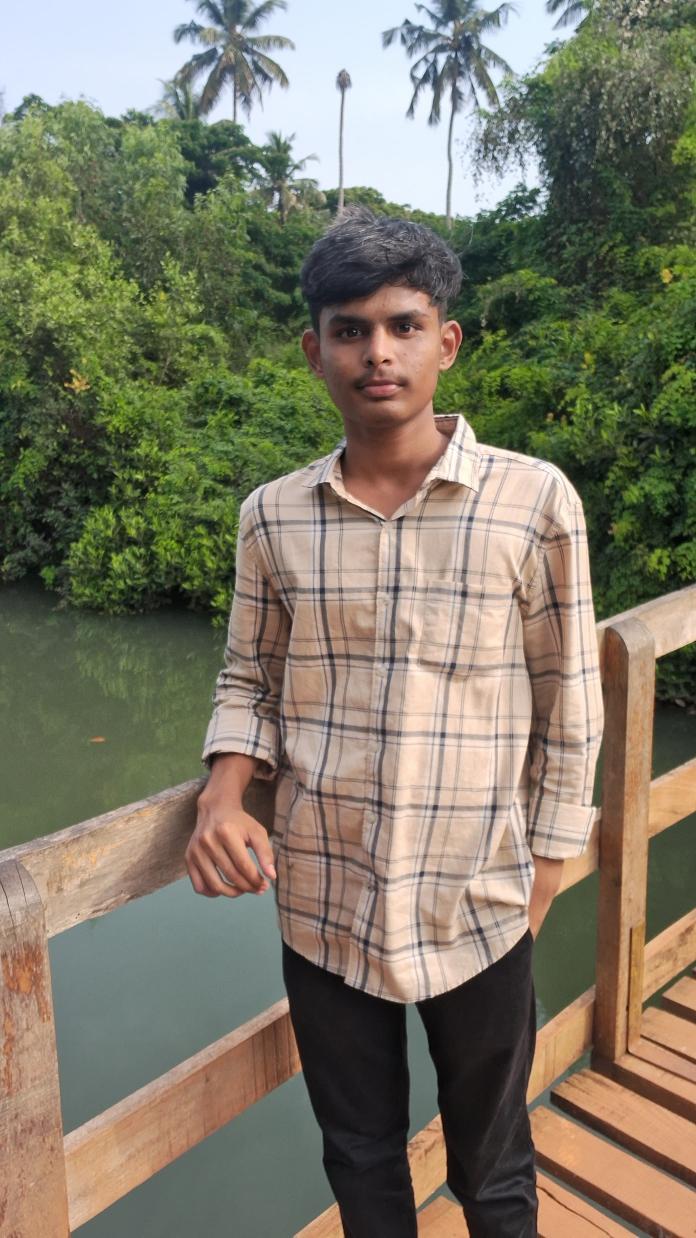
#> input picture exp4/dataset/Prajwal/prajwal.jpg, 2088 x 3712 px (shown at 1/3 size); its folder holds only this picture in this run
$ python main.py
#> lines starting #> are read from the running program, lines starting #| are printed output that depends on the picture
import cv2
import os
import numpy as np

# Initialize face recognizer
recognizer = cv2.face.LBPHFaceRecognizer_create()

# Prepare training data
dataset_path = "dataset"

faces, labels, label_names = [], [], []
for label, person in enumerate(os.listdir("dataset")):
    label_names.append(person)
    for img_name in os.listdir(f"dataset/{person}"):
        img = cv2.imread(f"dataset/{person}/{img_name}", cv2.IMREAD_GRAYSCALE)
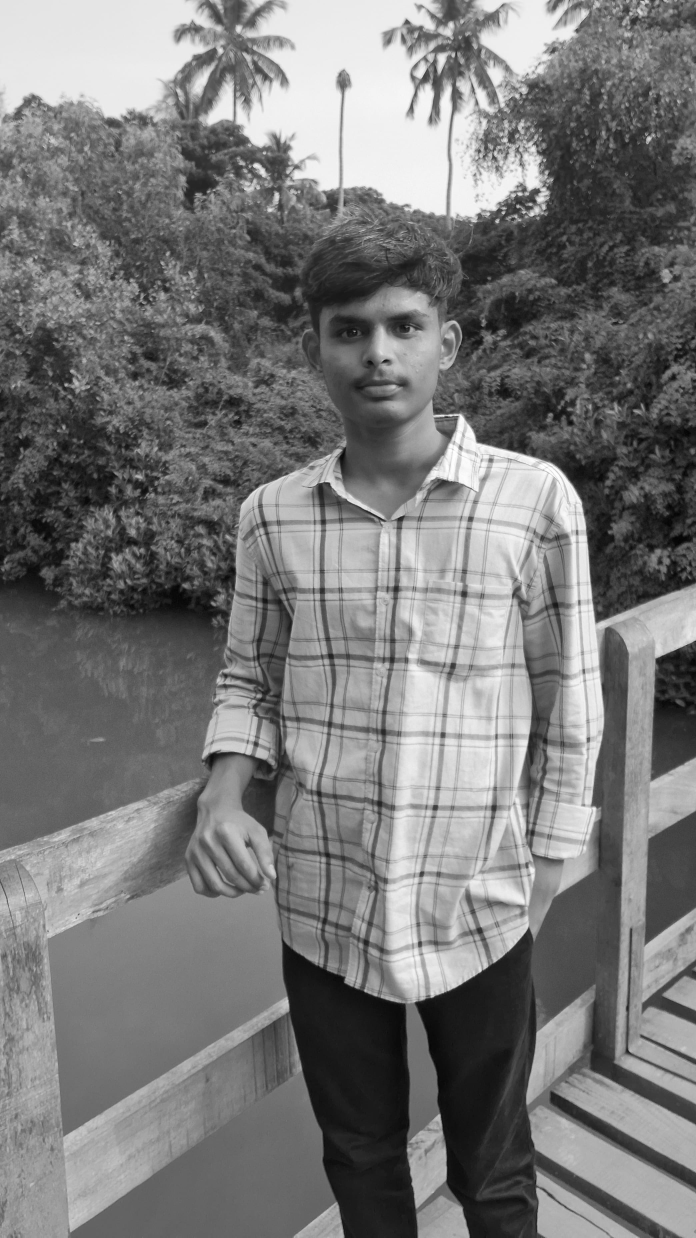
#> img: shape (3712, 2088) (shown at 1/3 size); min 0, max 255, mean 120.3
        if img is not None:
            faces.append(cv2.resize(img, (160, 160)))
            labels.append(label)
#> pass 2 of the loop `for label, person in enumerate(os.listdir("dataset")):`:
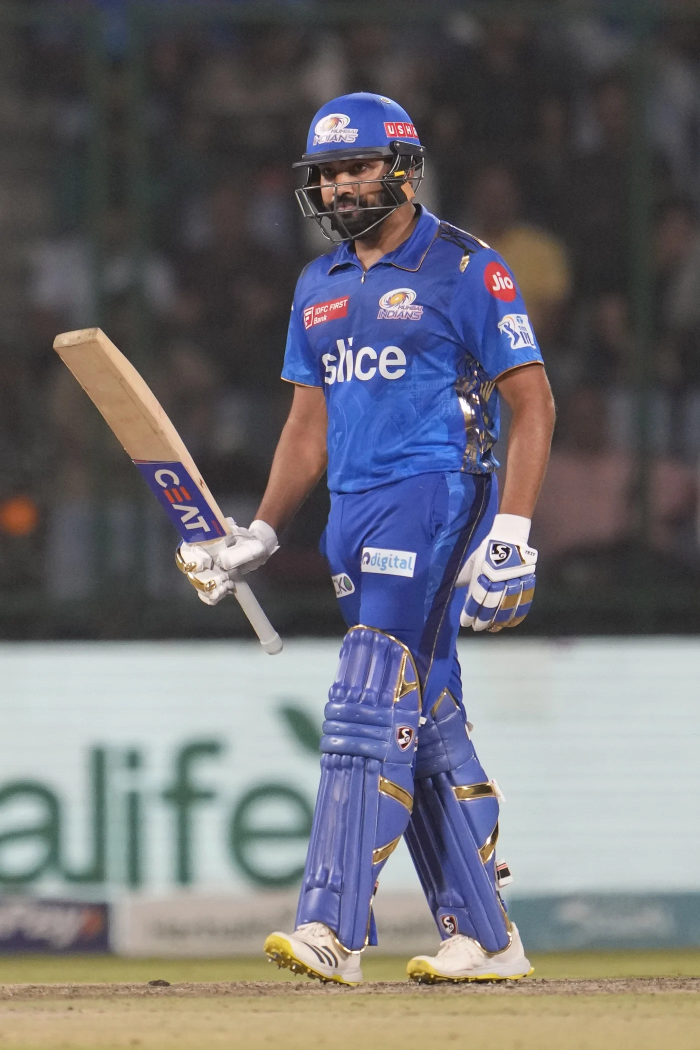
#> input picture exp4/dataset/rohit/rohit.jpg, 1400 x 2099 px (shown at 1/2 size)
#> `img = cv2.imread(f"dataset/{person}/{img_name}", cv2.IMREAD_GRAYSCALE)`:
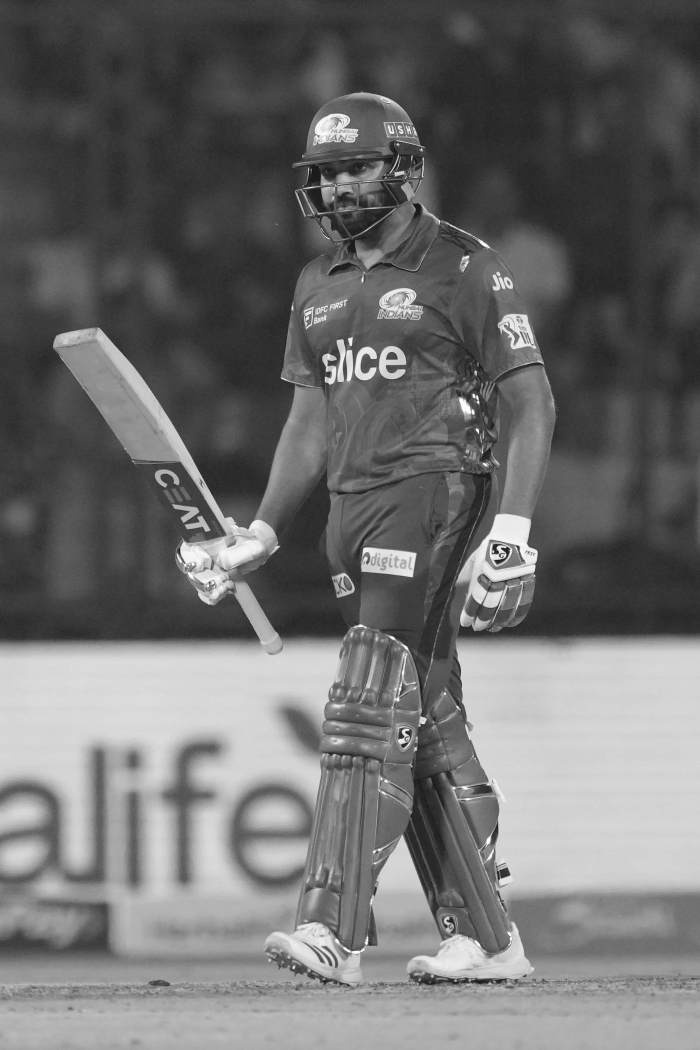
#> img: shape (2099, 1400) (shown at 1/2 size); min 2, max 255, mean 109.5

faces_array = np.array(faces)
labels_array = np.array(labels)

# Train the recognizer
recognizer.train(faces_array, labels_array)

# Load test image
test_img_path = "test.jpg"
test_img = cv2.imread(test_img_path, cv2.IMREAD_GRAYSCALE)
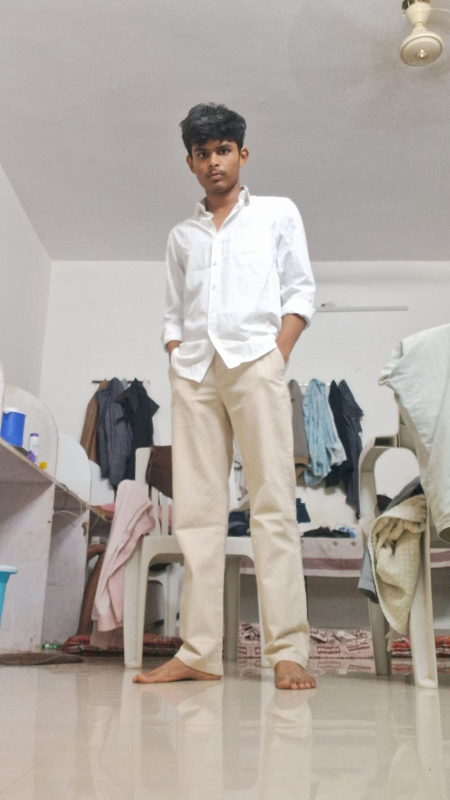
#> input picture exp4/test.jpg, 900 x 1600 px (shown at 1/2 size)
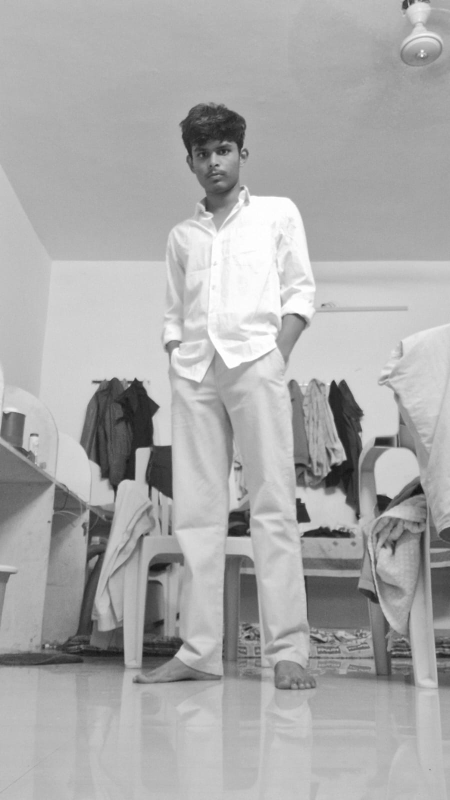
#> test_img: shape (1600, 900) (shown at 1/2 size); min 17, max 255, mean 170.7

if test_img is None:
    print("❌ Error: Could not read test image. Check path and file name.")
    exit()

test_img_resized = cv2.resize(test_img, (160, 160))
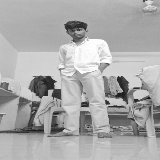
#> test_img_resized: shape (160, 160); min 21, max 255, mean 170.6

# Predict
label, confidence = recognizer.predict(test_img_resized)
predicted_name = label_names[label]

print(f"✅ Predicted: {predicted_name} with confidence {confidence}")
